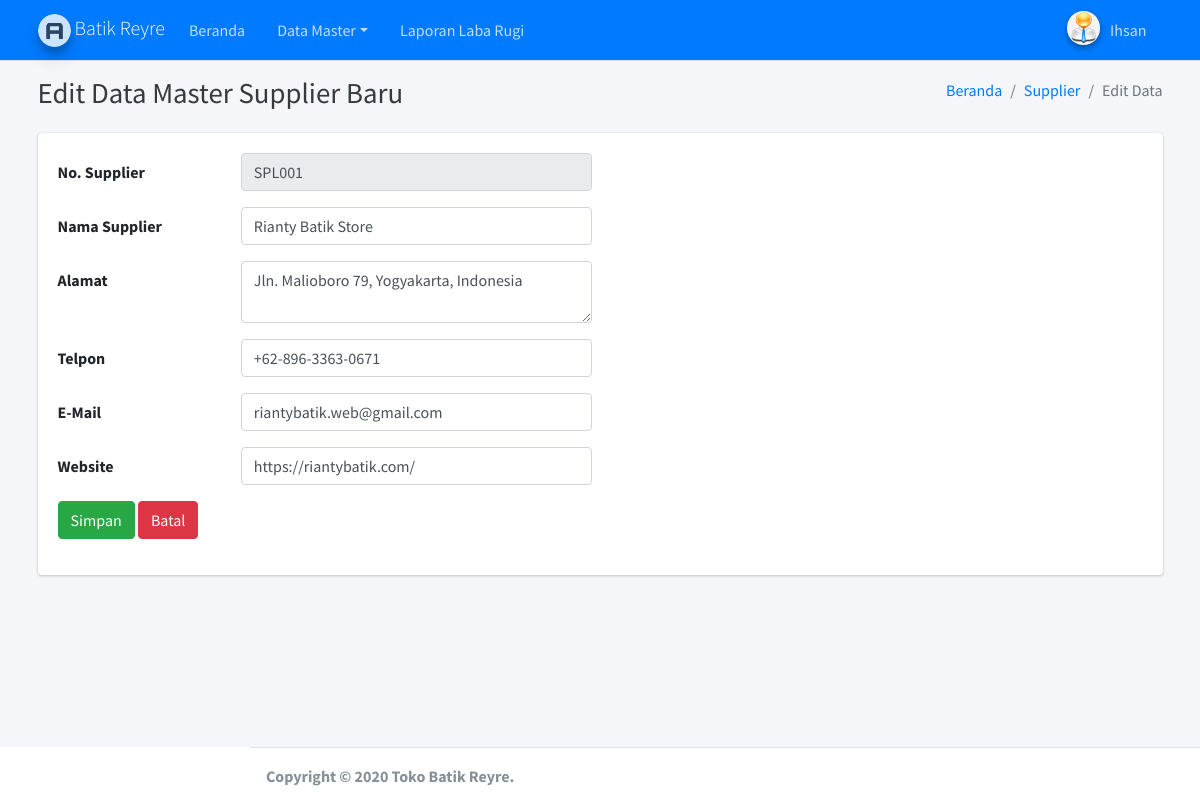
The page /paneladmin/admin.php?hlm=supplier&aksi=edit&no_supplier=SPL001 (signed in) on the database its author committed.
### tables this page shows
CREATE TABLE `tbl_supplier` (
  `no_supplier` varchar(50) NOT NULL,
  `nm_supplier` varchar(250) NOT NULL,
  `alamat` varchar(250) NOT NULL,
  `telp` varchar(20) NOT NULL,
  `email` varchar(50) NOT NULL,
  `website` varchar(50) NOT NULL
);

### paneladmin/site/supplier/supplier_edit.php (the view)
<?php
if( empty( $_SESSION['id_user'] ) ){
	$_SESSION['err'] = '<strong>ERROR!</strong> Anda harus login terlebih dahulu.';
	header('Location: ./');
	die();
} else {
	if( isset( $_REQUEST['submit'] )){
		$no_supplier = $_REQUEST['no_supplier'];
		$nm_supplier = $_REQUEST['nm_supplier'];
		$alamat = $_REQUEST['alamat'];
		$telp = $_REQUEST['telp'];
		$email = $_REQUEST['email'];
		$website = $_REQUEST['website'];
		$sql = mysqli_query($koneksi, "UPDATE tbl_supplier SET nm_supplier='$nm_supplier', alamat='$alamat', telp='$telp', email='$email', website='$website' WHERE no_supplier='$no_supplier'");
		if($sql == true){
			echo '<META HTTP-EQUIV="Refresh" Content="0; URL=./admin.php?hlm=supplier">';
			die();
		} else {
			echo 'ERROR! Periksa penulisan querynya.';
		}
	} else {
		$no_supplier = $_REQUEST['no_supplier'];
		$sql = mysqli_query($koneksi, "SELECT * FROM tbl_supplier WHERE no_supplier='$no_supplier'") or die( mysqli_error($koneksi));
		while($row = mysqli_fetch_array($sql)){
?>
  <div class="content-wrapper">
    <div class="content-header">
      <div class="container">
        <div class="row mb-2">
          <div class="col-sm-6">
            <h1 class="m-0 text-dark"> Edit Data Master Supplier Baru</h1>
          </div>
          <div class="col-sm-6">
            <ol class="breadcrumb float-sm-right">
              <li class="breadcrumb-item"><a href="admin.php">Beranda</a></li>
              <li class="breadcrumb-item"><a href="./admin.php?hlm=supplier">Supplier</a></li>
			  <li class="breadcrumb-item active">Edit Data</li>
            </ol>
          </div>
        </div>
      </div>
    </div>
<div class="content">
<div class="container">
<div class="row">
<div class="col-lg-12">
<div class="card">
<form method="post" action="" class="form-horizontal" role="form" enctype="multipart/form-data">
<div class="card-body">
	<div class="form-group row">
		<label for="no_supplier" class="col-sm-2 col-form-label">No. Supplier</label>
		<div class="col-sm-4">
			<input type="text" readonly="" class="form-control" id="no_supplier" name="no_supplier" value="<?php echo $row['no_supplier']; ?>" placeholder="No. supplier" required>
		</div>
	</div>
	<div class="form-group row">
		<label for="nm_supplier" class="col-sm-2 col-form-label">Nama Supplier</label>
		<div class="col-sm-4">
			<input type="text" class="form-control" id="nm_supplier" name="nm_supplier" value="<?php echo $row['nm_supplier']; ?>" placeholder="Nama supplier" required>
		</div>
	</div>
	<div class="form-group row">
		<label for="alamat" class="col-sm-2 col-form-label">Alamat</label>
		<div class="col-sm-4">
			<textarea class="form-control" id="alamat" name="alamat" placeholder="Alamat" required><?php echo $row['alamat']; ?></textarea>
		</div>
	</div>
	<div class="form-group row">
		<label for="telp" class="col-sm-2 col-form-label">Telpon</label>
		<div class="col-sm-4">
			<input type="text" class="form-control" id="telp" name="telp" value="<?php echo $row['telp']; ?>" placeholder="Telpon" required>
		</div>
	</div>
	<div class="form-group row">
		<label for="email" class="col-sm-2 col-form-label">E-Mail</label>
		<div class="col-sm-4">
			<input type="text" class="form-control" id="email" value="<?php echo $row['email']; ?>" name="email" placeholder="E-Mail" required>
		</div>
	</div>
	<div class="form-group row">
		<label for="website" class="col-sm-2 col-form-label">Website</label>
		<div class="col-sm-4">
			<input type="text" class="form-control" id="website" value="<?php echo $row['website']; ?>" name="website" placeholder="Website" required>
		</div>
	</div>
	<div class="form-group row">
		<div class="col-sm-4">
			<button type="submit" name="submit" class="btn btn-success">Simpan</button>
			<a href="./admin.php?hlm=supplier" type="submit" class="btn btn-danger">Batal</a>
		</div>
	</div>
</div>
</form>
</div>
</div>
</div>
</div>
</div>
<?php
	}
	}
}
?>

### rows shown on the page
tbl_supplier: no_supplier "SPL001", nm_supplier "Rianty Batik Store", alamat "Jln. Malioboro 79, Yogyakarta, Indonesia", telp "+62-896-3363-0671", email "riantybatik.web@gmail.com", website "https://riantybatik.com/"

### other values the page prints
$_SESSION['nm_admin'] "Ihsan"
